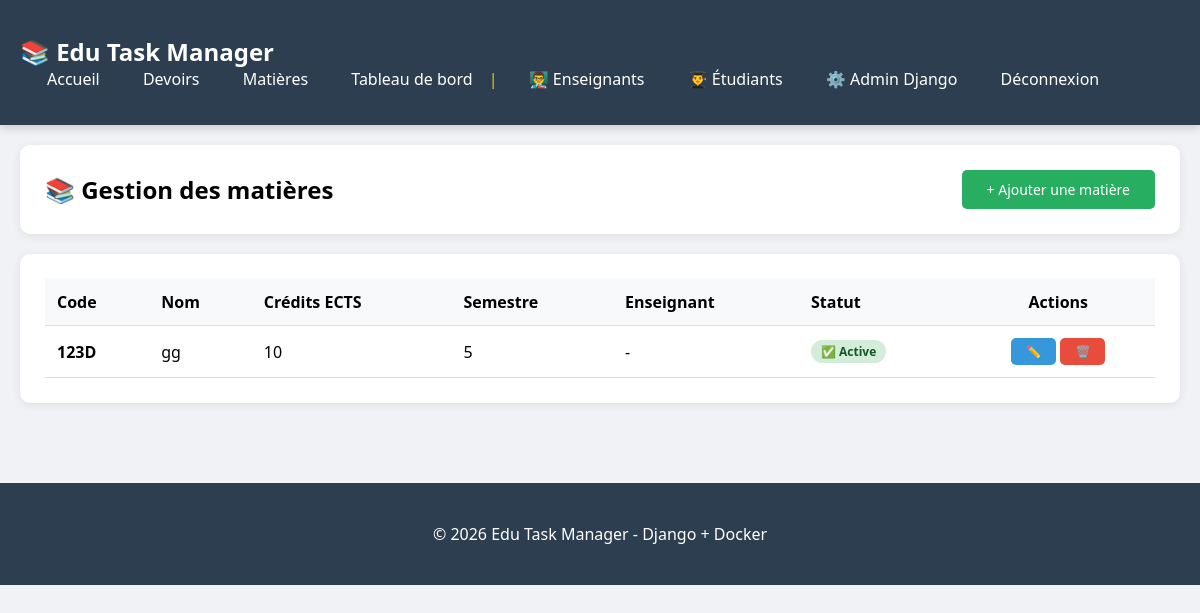
The app's page /assignments/disciplines/ (signed in) with its own data.
### assignments/models.py (models this page shows, shortened)
class Discipline(models.Model):
    name = models.CharField(max_length=100)
    code = models.CharField(max_length=20, unique=True)
    description = models.TextField(blank=True)
    ects_credits = models.IntegerField(default=0)
    semester = models.CharField(max_length=10, blank=True)
    teacher = models.ForeignKey('users.Teacher', on_delete=models.SET_NULL, null=True, blank=True, related_name='disciplines')
    is_active = models.BooleanField(default=True)
    created_at = models.DateTimeField(auto_now_add=True)
    updated_at = models.DateTimeField(auto_now=True)

### assignments/views.py (the view)
# urls.py: path('disciplines/', views.discipline_list, name='discipline_list'),
@login_required
def discipline_list(request):
    if not request.user.is_admin and not request.user.is_teacher:
        messages.error(request, 'Vous n\'avez pas accès à cette page')
        return redirect('home')
    disciplines = Discipline.objects.all()
    return render(request, 'assignments/disciplines/list.html', {'disciplines': disciplines})

### users/models.py (called while the page is built)
    @property
    def is_admin(self):
        return self.role == self.Role.ADMIN

### templates/assignments/disciplines/list.html (shortened to what this page needs)
{% extends 'base.html' %}
{% block content %}
<div class="card">
    <div style="display: flex; justify-content: space-between; align-items: center;">
        <h2>📚 Gestion des matières</h2>
        {% if user.is_admin or user.is_teacher %}
            <a href="{% url 'assignments:discipline_create' %}" class="btn btn-success">+ Ajouter une matière</a>
        {% endif %}
    </div>
</div>
<div class="card">
    <table>
        <thead>
            <tr>
                <th>Code</th>
                <th>Nom</th>
                <th>Crédits ECTS</th>
                <th>Semestre</th>
                <th>Enseignant</th>
                <th>Statut</th>
                <th style="text-align: center;">Actions</th>
            </tr>
        </thead>
        <tbody>
            {% for discipline in disciplines %}
            <tr>
                <td><strong>{{ discipline.code }}</strong></td>
                <td>{{ discipline.name }}</td>
                <td>{{ discipline.ects_credits }}</td>
                <td>{{ discipline.semester|default:"-" }}</td>
                <td>{{ discipline.teacher.user.get_full_name|default:"-" }}</td>
                <td>
                    <span class="badge {% if discipline.is_active %}badge-success{% else %}badge-danger{% endif %}">
                        {% if discipline.is_active %}✅ Active{% else %}❌ Inactive{% endif %}
                    </span>
                </td>
                <td style="text-align: center;">
                    <a href="{% url 'assignments:discipline_edit' discipline.pk %}" class="btn btn-primary btn-sm">✏️</a>
                    <a href="{% url 'assignments:discipline_delete' discipline.pk %}" class="btn btn-danger btn-sm">🗑️</a>
                </td>
            </tr>
            {% empty %}
            <tr>
                <td colspan="7" style="text-align: center; padding: 20px; color: #666;">
                    Aucune matière enregistrée.
                </td>
            </tr>
            {% endfor %}
        </tbody>
    </table>
</div>
{% endblock %}

### templates/base.html (style rules this page uses)
* { margin: 0; padding: 0; box-sizing: border-box; }
body { font-family: 'Segoe UI', Arial, sans-serif; background: #f0f2f5; }
.card { background: white; padding: 25px; border-radius: 10px; box-shadow: 0 2px 10px rgba(0,0,0,0.08); margin-bottom: 20px; }
.btn { display: inline-block; padding: 10px 25px; border-radius: 5px; text-decoration: none; color: white; border: none; cursor: pointer; font-size: 14px; transition: 0.3s; }
.btn-primary { background: #3498db; }
.btn-success { background: #27ae60; }
.btn-danger { background: #e74c3c; }
.btn-sm { padding: 5px 15px; font-size: 12px; }
.badge { display: inline-block; padding: 3px 10px; border-radius: 20px; font-size: 12px; font-weight: 600; }
.badge-success { background: #d4edda; color: #155724; }
table { width: 100%; border-collapse: collapse; }
th, td { padding: 12px; text-align: left; border-bottom: 1px solid #ddd; }
th { background: #f8f9fa; font-weight: 600; }

### records on screen
Discipline: code "123D", name "gg", ects_credits "10", semester "5", teacher.user.get_full_name "-", is_active "✅ Active"
